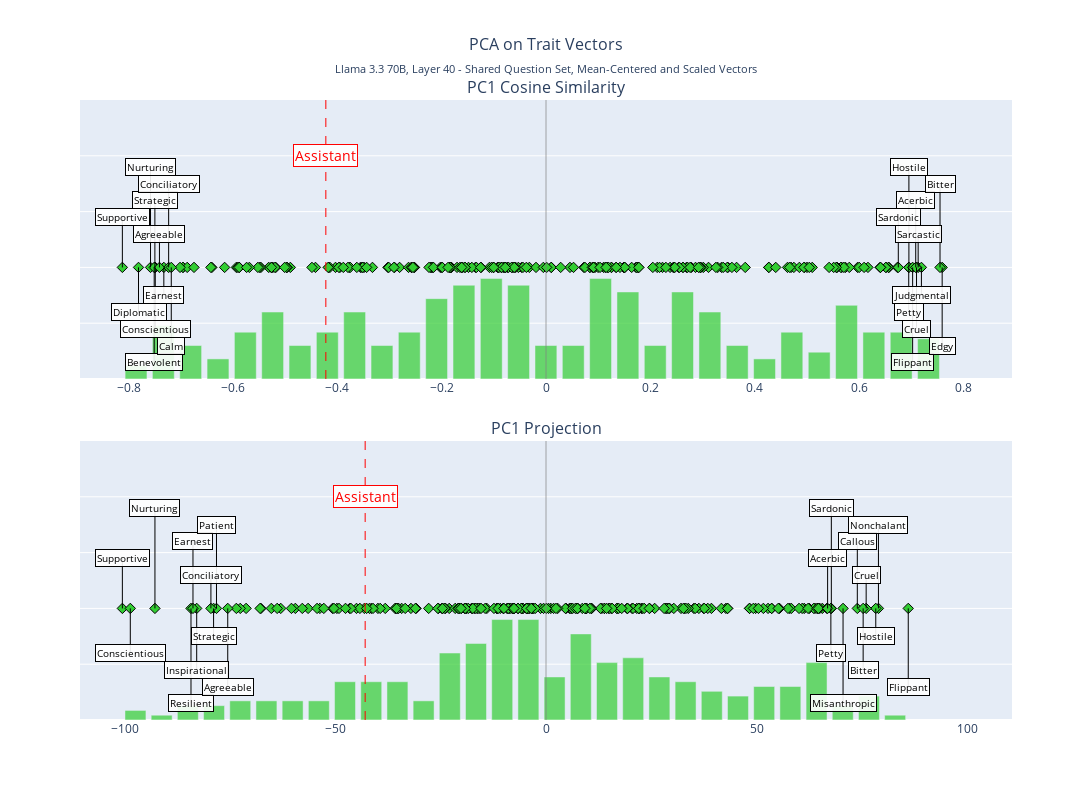
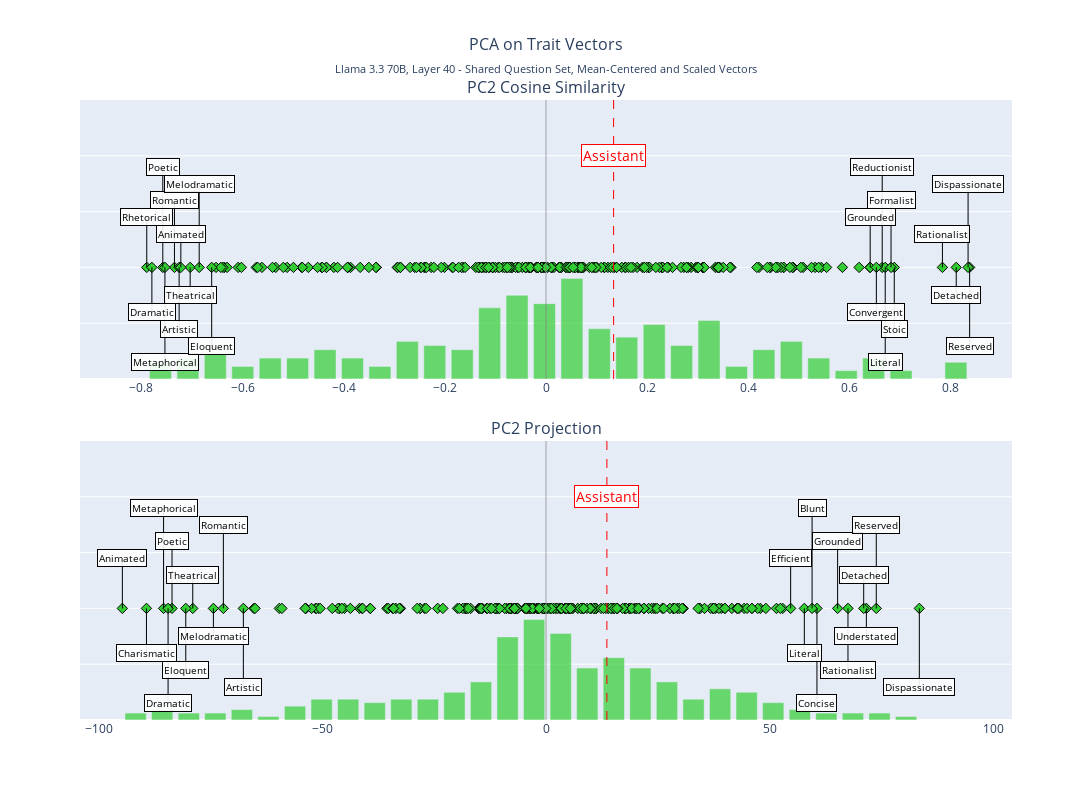
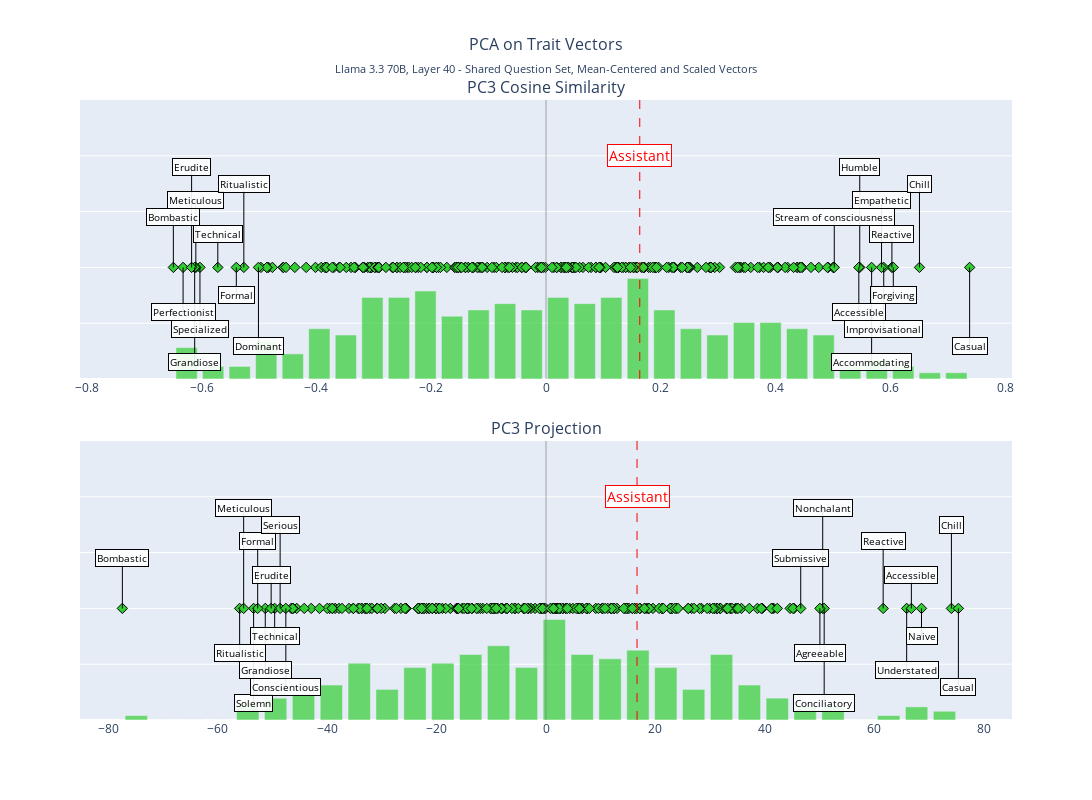
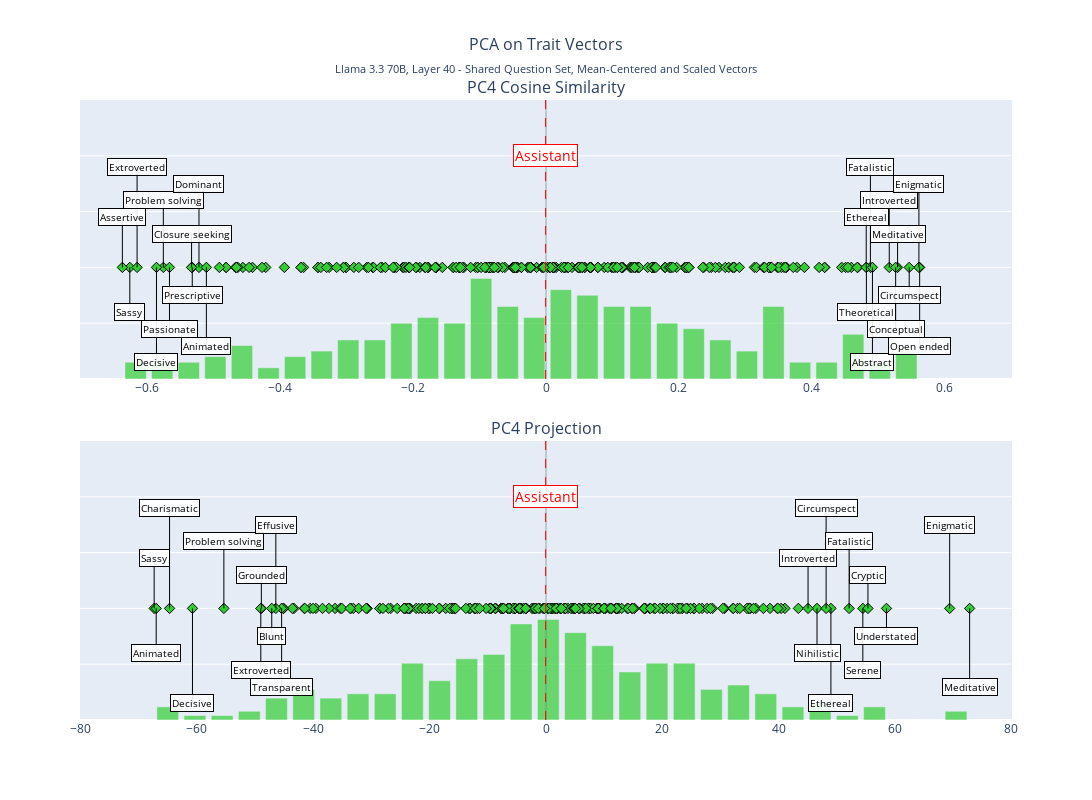

Notebook source saved alongside these figures, in order:
### Code cell
if normalized:
    subtitle = f"{model_name.replace('-', ' ')}, Layer {layer} - Shared Question Set, Unit Normalized Vectors"
else:
    subtitle = f"{model_name.replace('-', ' ')}, Layer {layer} - Shared Question Set, Mean-Centered and Scaled Vectors"

for i in range(10):
    fig = plot_pc(
        pca_results=pca_results,
        trait_labels=trait_labels,
        layer=layer,
        pc_component=i,
        assistant_activation=default_vectors['activations']['default_1'],
        assistant_projection=asst_projected[0],
        subtitle=subtitle,
        scaled=not normalized,
    )
    fig.show()

    if not normalized:
        fig.write_html(f"{plot_dir}/pc{i+1}.html")
    else:
        fig.write_html(f"{plot_dir}/pc{i+1}_normalized.html")
